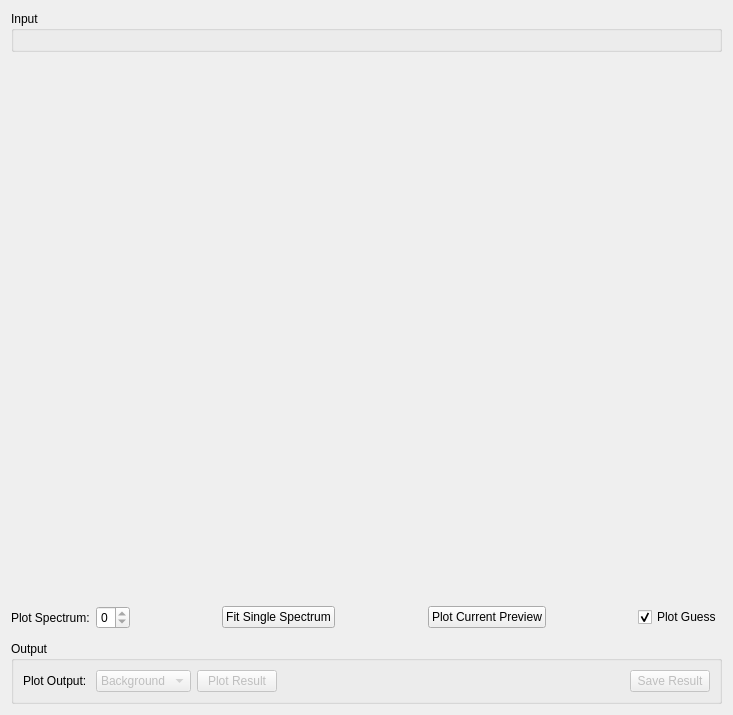
<?xml version="1.0" encoding="UTF-8"?>
<ui version="4.0">
 <class>IqtFit</class>
 <widget class="QWidget" name="IqtFit">
  <property name="geometry">
   <rect>
    <x>0</x>
    <y>0</y>
    <width>733</width>
    <height>715</height>
   </rect>
  </property>
  <property name="windowTitle">
   <string>Form</string>
  </property>
  <layout class="QVBoxLayout" name="layoutFuryFit">
   <item>
    <widget class="QGroupBox" name="gbInput">
     <property name="title">
      <string>Input</string>
     </property>
     <layout class="QHBoxLayout" name="layoutInput">
      <item>
       <widget class="MantidQt::MantidWidgets::DataSelector" name="dsSampleInput" native="true">
        <property name="sizePolicy">
         <sizepolicy hsizetype="Minimum" vsizetype="Fixed">
          <horstretch>0</horstretch>
          <verstretch>0</verstretch>
         </sizepolicy>
        </property>
        <property name="autoLoad" stdset="0">
         <bool>true</bool>
        </property>
        <property name="workspaceSuffixes" stdset="0">
         <stringlist>
          <string>_iqt</string>
         </stringlist>
        </property>
        <property name="fileBrowserSuffixes" stdset="0">
         <stringlist>
          <string>_iqt.nxs</string>
         </stringlist>
        </property>
        <property name="showLoad" stdset="0">
         <bool>false</bool>
        </property>
        <property name="ShowGroups" stdset="0">
         <bool>false</bool>
        </property>
       </widget>
      </item>
     </layout>
    </widget>
   </item>
   <item>
    <layout class="QHBoxLayout" name="horizontalLayout_25">
     <item>
      <layout class="QVBoxLayout" name="vlTreeProp">
       <item>
        <layout class="QHBoxLayout" name="properties"/>
       </item>
      </layout>
     </item>
     <item>
      <layout class="QVBoxLayout" name="verticalLayout_6">
       <item>
        <layout class="QVBoxLayout" name="loPlots" stretch="5,3">
         <item>
          <widget class="MantidQt::MantidWidgets::PreviewPlot" name="ppPlotTop" native="true">
           <property name="sizePolicy">
            <sizepolicy hsizetype="Preferred" vsizetype="MinimumExpanding">
             <horstretch>0</horstretch>
             <verstretch>1</verstretch>
            </sizepolicy>
           </property>
           <property name="minimumSize">
            <size>
             <width>0</width>
             <height>125</height>
            </size>
           </property>
           <property name="showLegend" stdset="0">
            <bool>true</bool>
           </property>
           <property name="canvasColour" stdset="0">
            <color>
             <red>255</red>
             <green>255</green>
             <blue>255</blue>
            </color>
           </property>
          </widget>
         </item>
         <item>
          <widget class="MantidQt::MantidWidgets::PreviewPlot" name="ppPlotBottom" native="true">
           <property name="sizePolicy">
            <sizepolicy hsizetype="Preferred" vsizetype="MinimumExpanding">
             <horstretch>0</horstretch>
             <verstretch>1</verstretch>
            </sizepolicy>
           </property>
           <property name="minimumSize">
            <size>
             <width>0</width>
             <height>75</height>
            </size>
           </property>
           <property name="showLegend" stdset="0">
            <bool>true</bool>
           </property>
           <property name="canvasColour" stdset="0">
            <color>
             <red>255</red>
             <green>255</green>
             <blue>255</blue>
            </color>
           </property>
          </widget>
         </item>
        </layout>
       </item>
       <item>
        <layout class="QHBoxLayout" name="gpPlotOptions">
         <item>
          <widget class="QLabel" name="lbSpectra">
           <property name="text">
            <string>Plot Spectrum:</string>
           </property>
          </widget>
         </item>
         <item>
          <widget class="QSpinBox" name="spPlotSpectrum">
           <property name="minimum">
            <number>0</number>
           </property>
           <property name="maximum">
            <number>0</number>
           </property>
          </widget>
         </item>
         <item>
          <spacer name="horizontalSpacer_13">
           <property name="orientation">
            <enum>Qt::Horizontal</enum>
           </property>
           <property name="sizeHint" stdset="0">
            <size>
             <width>40</width>
             <height>20</height>
            </size>
           </property>
          </spacer>
         </item>
         <item>
          <widget class="QPushButton" name="pbSingle">
           <property name="text">
            <string>Fit Single Spectrum</string>
           </property>
          </widget>
         </item>
         <item>
          <spacer name="spLegendSpace">
           <property name="orientation">
            <enum>Qt::Horizontal</enum>
           </property>
           <property name="sizeHint" stdset="0">
            <size>
             <width>40</width>
             <height>20</height>
            </size>
           </property>
          </spacer>
         </item>
         <item>
          <widget class="QPushButton" name="pbPlotPreview">
           <property name="text">
            <string>Plot Current Preview</string>
           </property>
          </widget>
         </item>
         <item>
          <spacer name="horizontalSpacer">
           <property name="orientation">
            <enum>Qt::Horizontal</enum>
           </property>
           <property name="sizeHint" stdset="0">
            <size>
             <width>40</width>
             <height>20</height>
            </size>
           </property>
          </spacer>
         </item>
         <item>
          <widget class="QCheckBox" name="ckPlotGuess">
           <property name="text">
            <string>Plot Guess</string>
           </property>
           <property name="checked">
            <bool>true</bool>
           </property>
          </widget>
         </item>
        </layout>
       </item>
      </layout>
     </item>
    </layout>
   </item>
   <item>
    <widget class="MantidQt::CustomInterfaces::IDA::IndirectSpectrumSelectionView" name="svSpectrumView" native="true"/>
   </item>
   <item>
    <widget class="QGroupBox" name="gbOutput">
     <property name="title">
      <string>Output</string>
     </property>
     <layout class="QHBoxLayout" name="horizontalLayout_2">
      <item>
       <widget class="QLabel" name="lbPlotType">
        <property name="text">
         <string>Plot Output: </string>
        </property>
       </widget>
      </item>
      <item>
       <widget class="QComboBox" name="cbPlotType">
        <property name="enabled">
         <bool>false</bool>
        </property>
        <item>
         <property name="text">
          <string>Background</string>
         </property>
        </item>
        <item>
         <property name="text">
          <string>Intensity</string>
         </property>
        </item>
        <item>
         <property name="text">
          <string>Tau</string>
         </property>
        </item>
        <item>
         <property name="text">
          <string>Beta</string>
         </property>
        </item>
        <item>
         <property name="text">
          <string>All</string>
         </property>
        </item>
       </widget>
      </item>
      <item>
       <widget class="QPushButton" name="pbPlot">
        <property name="enabled">
         <bool>false</bool>
        </property>
        <property name="text">
         <string>Plot Result</string>
        </property>
       </widget>
      </item>
      <item>
       <spacer name="horizontalSpacer_1">
        <property name="orientation">
         <enum>Qt::Horizontal</enum>
        </property>
        <property name="sizeHint" stdset="0">
         <size>
          <width>40</width>
          <height>20</height>
         </size>
        </property>
       </spacer>
      </item>
      <item>
       <widget class="QPushButton" name="pbSave">
        <property name="enabled">
         <bool>false</bool>
        </property>
        <property name="text">
         <string>Save Result</string>
        </property>
       </widget>
      </item>
     </layout>
    </widget>
   </item>
  </layout>
 </widget>
 <customwidgets>
  <customwidget>
   <class>MantidQt::MantidWidgets::DataSelector</class>
   <extends>QWidget</extends>
   <header>MantidQtWidgets/Common/DataSelector.h</header>
  </customwidget>
  <customwidget>
   <class>MantidQt::MantidWidgets::PreviewPlot</class>
   <extends>QWidget</extends>
   <header>MantidQtWidgets/LegacyQwt/PreviewPlot.h</header>
   <container>1</container>
  </customwidget>
  <customwidget>
   <class>MantidQt::CustomInterfaces::IDA::IndirectSpectrumSelectionView</class>
   <extends>QWidget</extends>
   <header>IndirectSpectrumSelectionView.h</header>
   <container>1</container>
  </customwidget>
 </customwidgets>
 <resources/>
 <connections/>
</ui>
